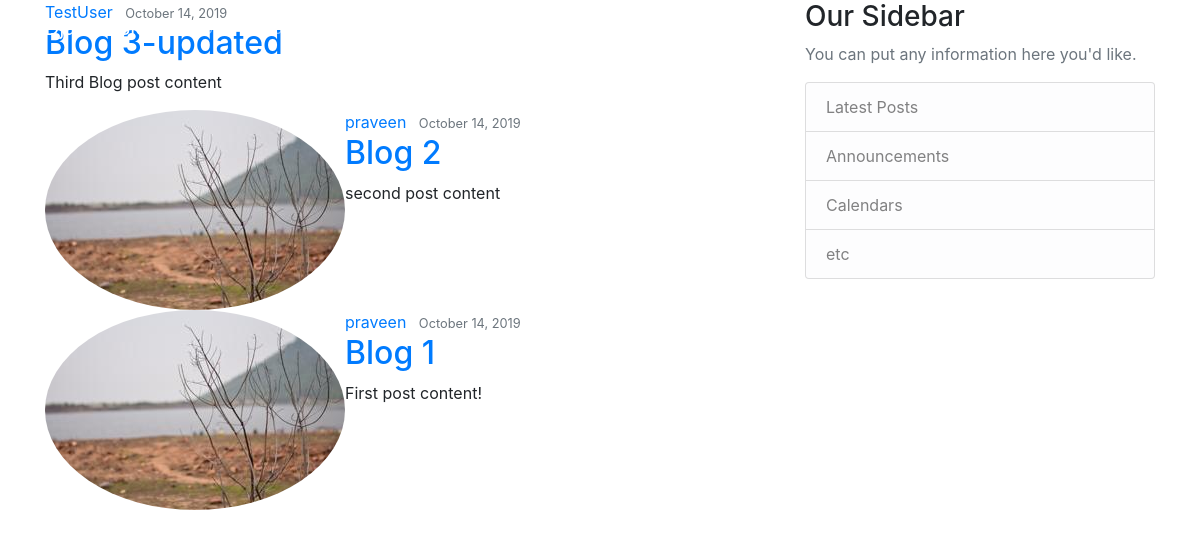
The app's page /, older data.
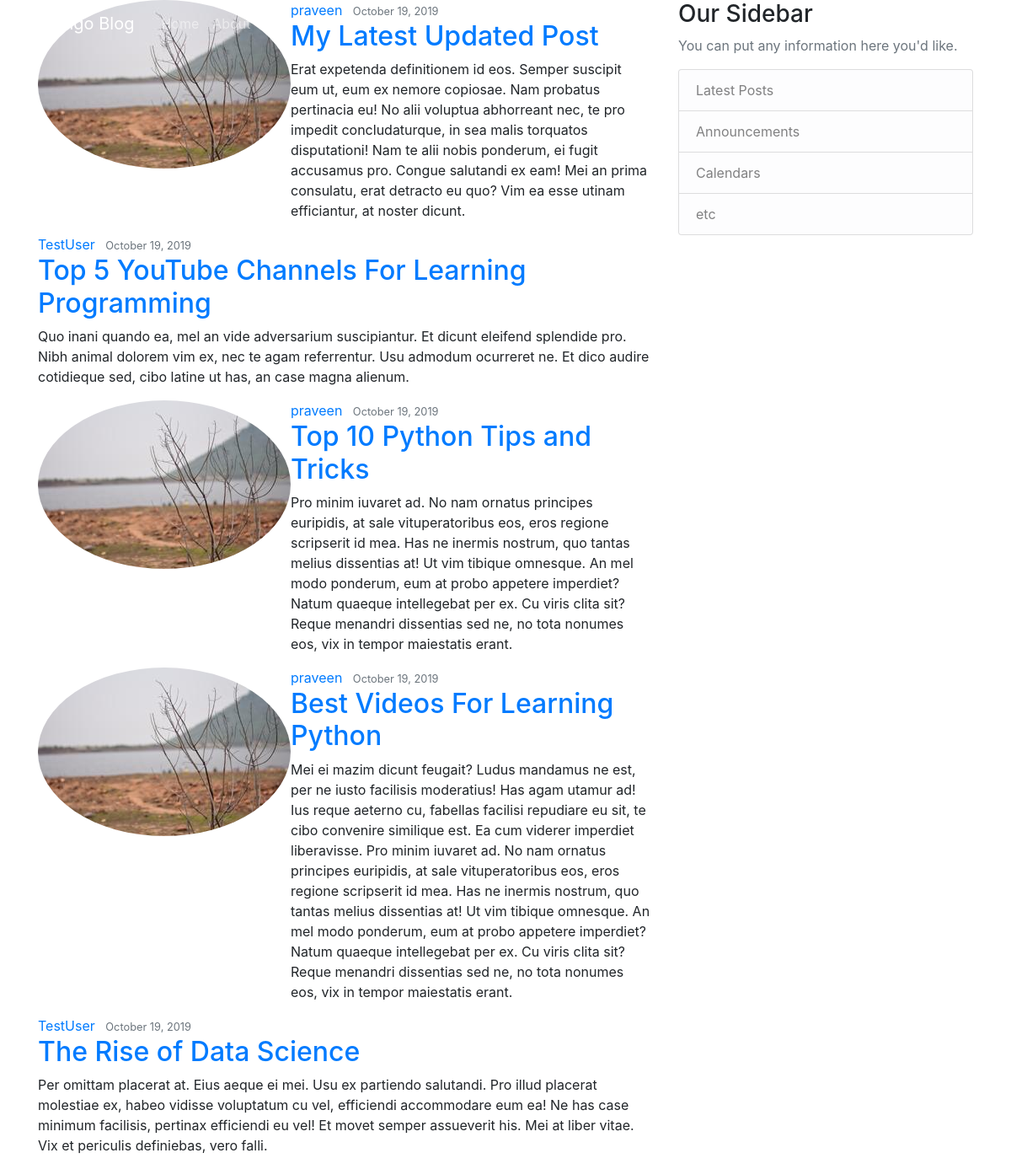
The same page, newer data.
### blog/models.py (models this page shows, shortened)
class Post(models.Model):
    title = models.CharField(max_length=150)
    content = models.TextField()
    date_posted = models.DateTimeField(default=timezone.now)
    author = models.ForeignKey(User, on_delete=models.CASCADE)
    objects = models.Manager()

### users/models.py (models this page shows, shortened)
class Profile(models.Model):
    user = models.OneToOneField(User, on_delete=models.CASCADE)
    image = models.ImageField(default='default.JPG', upload_to='profile_pics')

### blog/views.py (the view)
# urls.py: path('', PostListView.as_view(), name="blog-home"),
class PostListView(ListView):
    model = Post
    template_name = 'blog/home.html'  # <app>/<model>_<viewtype>.html
    context_object_name = 'posts'
    ordering = ['-date_posted']
    paginate_by = 5

### blog/templates/blog/home.html
{% extends "blog/base.html" %}
{% block content %}
{% for post in posts %}
    <article class="media content-section">
        <img class="rounded-circle article-img" src="{{ post.author.profile.image.url }}">
      <div class="media-body">
        <div class="article-metadata">
          <a class="mr-2" href="#">{{ post.author }}</a>
          <small class="text-muted">{{ post.date_posted|date:"F d, Y" }}</small>
        </div>
        <h2><a class="article-title" href="#">{{ post.title }}</a></h2>
        <p class="article-content">{{ post.content }}</p>
      </div>
    </article>
{% endfor %}
{% endblock content %}

### blog/templates/blog/base.html (shortened to what this page needs)
<!DOCTYPE html>
{% load static %}
<html lang="en">
<head>
    <link rel="stylesheet" href="https://stackpath.bootstrapcdn.com/bootstrap/4.3.1/css/bootstrap.min.css">
    <link rel="stylesheet",type="text/css",href="{% static 'blog/main.css' %}">
</head>
<body>
    <header class="site-header">
      <nav class="navbar navbar-expand-md navbar-dark bg-steel fixed-top">
        <div class="container">
          <a class="navbar-brand mr-4" href="{% url 'blog-home' %}">Django Blog</a>
          <div class="collapse navbar-collapse" id="navbarToggle">
            <div class="navbar-nav mr-auto">
              <a class="nav-item nav-link" href="{% url 'blog-home' %}">Home</a>
              <a class="nav-item nav-link" href="{% url 'blog-about' %}">About</a>
            </div>
            <div class="navbar-nav">
                {% if user.is_authenticated %}
                <a class="nav-item nav-link" href="{% url 'post-create' %}">New Post</a>
                 <a class="nav-item nav-link" href="{% url 'profile' %}">Profile</a>
                    <a class="nav-item nav-link" href="{% url 'logout' %}">Logout</a>
                {% else %}
                    <a class="nav-item nav-link" href="{% url 'login' %}">Login</a>
                    <a class="nav-item nav-link" href="{% url 'register' %}">Register</a>
                {% endif %}
            </div>
          </div>
        </div>
      </nav>
    </header>
<main role="main" class="container">
      <div class="row">
        <div class="col-md-8">
          {% block content %}{% endblock %}
        </div>
        <div class="col-md-4">
          <div class="content-section">
            <h3>Our Sidebar</h3>
            <p class='text-muted'>You can put any information here you'd like.
              <ul class="list-group">
                <li class="list-group-item list-group-item-light">Latest Posts</li>
                <li class="list-group-item list-group-item-light">Announcements</li>
                <li class="list-group-item list-group-item-light">Calendars</li>
                <li class="list-group-item list-group-item-light">etc</li>
              </ul>
            </p>
          </div>
        </div>
      </div>
</main>
</body>
</html>

Row changes from the older to the newer data that the page shows:
removed Post: author "TestUser", date_posted "October 14, 2019", title "Blog 3-updated", content "Third Blog post content"
removed Post: author.profile.image (picture), author "praveen", date_posted "October 14, 2019", title "Blog 2", content "second post content"
removed Post: author.profile.image (picture), author "praveen", date_posted "October 14, 2019", title "Blog 1", content "First post content!"
added Post: author.profile.image (picture), author "praveen", date_posted "October 19, 2019", title "My Latest Updated Post", content "Erat expetenda definitionem id eos. Semper suscipit eum ut, eum ex nemore copiosae. Nam probatus pertinacia eu! No alii voluptua abhorreant nec, te pro impedit concludaturque, in sea malis torquatos disputationi! Nam te alii nobis ponderum, ei fugit accusamus pro. Congue salutandi ex eam! Mei an prima consulatu, erat detracto eu quo? Vim ea esse utinam efficiantur, at noster dicunt."
added Post: author "TestUser", date_posted "October 19, 2019", title "Top 5 YouTube Channels For Learning Programming", content "Quo inani quando ea, mel an vide adversarium suscipiantur. Et dicunt eleifend splendide pro. Nibh animal dolorem vim ex, nec te agam referrentur. Usu admodum ocurreret ne. Et dico audire cotidieque sed, cibo latine ut has, an case magna alienum."
added Post: author.profile.image (picture), author "praveen", date_posted "October 19, 2019", title "Top 10 Python Tips and Tricks", content "Pro minim iuvaret ad. No nam ornatus principes euripidis, at sale vituperatoribus eos, eros regione scripserit id mea. Has ne inermis nostrum, quo tantas melius dissentias at! Ut vim tibique omnesque. An mel modo ponderum, eum at probo appetere imperdiet? Natum quaeque intellegebat per ex. Cu viris clita sit? Reque menandri dissentias sed ne, no tota nonumes eos, vix in tempor maiestatis erant."
added Post: author.profile.image (picture), author "praveen", date_posted "October 19, 2019", title "Best Videos For Learning Python", content "Mei ei mazim dicunt feugait? Ludus mandamus ne est, per ne iusto facilisis moderatius! Has agam utamur ad! Ius reque aeterno cu, fabellas facilisi repudiare eu sit, te cibo convenire similique est. Ea cum viderer imperdiet liberavisse. Pro minim iuvaret ad. No nam ornatus principes euripidis, at sale vituperatoribus eos, eros regione scripserit id mea. Has ne inermis nostrum, quo tantas melius dissentias at! Ut vim tibique omnesque. An mel modo ponderum, eum at probo appetere imperdiet? Natum quaeque intellegebat per ex. Cu viris clita sit? Reque menandri dissentias sed ne, no tota nonumes eos, vix in tempor maiestatis erant."
added Post: author "TestUser", date_posted "October 19, 2019", title "The Rise of Data Science", content "Per omittam placerat at. Eius aeque ei mei. Usu ex partiendo salutandi. Pro illud placerat molestiae ex, habeo vidisse voluptatum cu vel, efficiendi accommodare eum ea! Ne has case minimum facilisis, pertinax efficiendi eu vel! Et movet semper assueverit his. Mei at liber vitae. Vix et periculis definiebas, vero falli."
